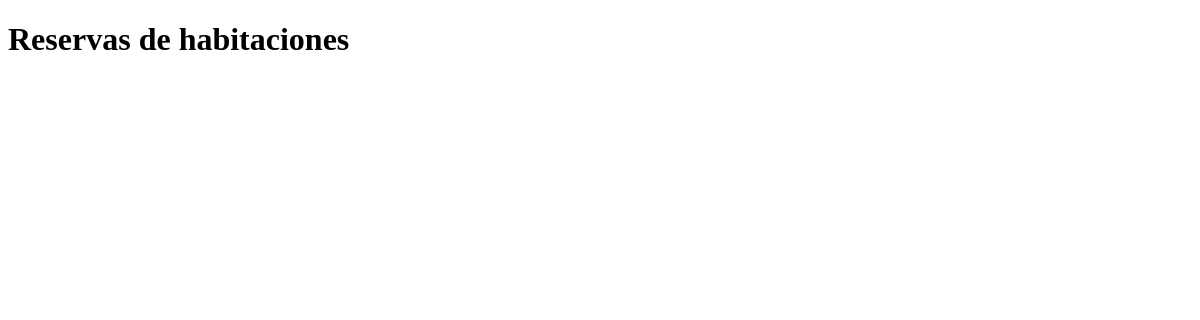
/obtainRoomBookings/, run on an earlier commit of the app's database.
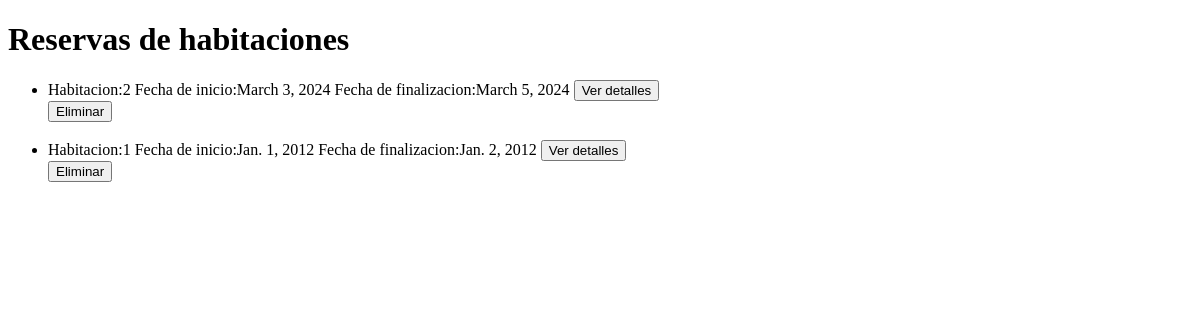
And on a later commit of the database.
### JointProject/models.py (models this page shows)
class RoomBookings(models.Model):
    id = models.UUIDField(primary_key=True, default=uuid.uuid4)
    userWhoBooked = models.ForeignKey(CustomUser, on_delete=models.CASCADE, related_name='userWhoBooked')
    guestName = models.CharField(max_length=100)
    guestEmail = models.EmailField()
    guestPhoneNumber = models.CharField(max_length=20)
    guestDNI = models.CharField(max_length=9)
    numberGuest = models.IntegerField()
    roomBooked = models.ForeignKey(Room, on_delete=models.CASCADE, related_name='roomBooked', default=None)
    startDate = models.DateField()
    endDate = models.DateField()
    checkIn = models.BooleanField(default=False)
    checkOut = models.BooleanField(default=False)

class Room(models.Model):
    ROOM_TYPES = [
        ('standard', 'Estandar'),
        ('deluxe', 'De lujo'),
        ('lowCost', 'Economica')
    ]
    id = models.UUIDField(primary_key=True, default=uuid.uuid4)
    booked = models.BooleanField(default=False)
    bookings = models.ManyToManyField('RoomBookings', related_name='bookings', blank=True)
    roomNumber = models.IntegerField(unique=True)
    roomType = models.CharField(max_length=30, choices=ROOM_TYPES, default='standard')

### JointProject/views.py (the view)
# urls.py: path('obtainRoomBookings/', obtainRoomBookings, name='obtainRoomBookings'),
def obtainRoomBookings(request):
    roomBookings = RoomBookings.objects.all()
    context = {
        'roomBookings' : roomBookings
    }
    return render(request, 'obtainRoomBookings.html', context)

### JointProject/templates/obtainRoomBookings.html (shortened to what this page needs)
<!DOCTYPE html>
<html lang="en">
    <head>
    </head>
    <body>
        <h1>Reservas de habitaciones</h1>
        <ul>
            {% for roomBooking in roomBookings %}
            <li>Habitacion:{{ roomBooking.roomBooked.roomNumber }} Fecha de inicio:{{ roomBooking.startDate }} Fecha de finalizacion:{{ roomBooking.endDate }}
            <a href="{% url 'roomBookingDetails' roomBooking.id %}"><button type="submit" >Ver detalles</button></a>
            <form method="post" action="{% url 'deleteRoomBookings' roomBookingId=roomBooking.id %}">
                <button type="submit">Eliminar</button>
            </form>
            <br>
            </li>
            {% endfor %}
        </ul>
    </body>
</html>

What changed in the data, as far as the page shows it:
added RoomBookings: roomBooked.roomNumber "2", startDate "March 3, 2024", endDate "March 5, 2024"
added RoomBookings: roomBooked.roomNumber "1", startDate "Jan. 1, 2012", endDate "Jan. 2, 2012"
